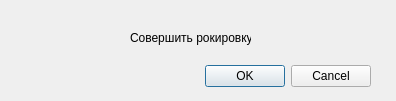
<?xml version="1.0" encoding="UTF-8"?>
<ui version="4.0">
 <class>docastling</class>
 <widget class="QDialog" name="docastling">
  <property name="geometry">
   <rect>
    <x>0</x>
    <y>0</y>
    <width>396</width>
    <height>101</height>
   </rect>
  </property>
  <property name="windowTitle">
   <string>Dialog</string>
  </property>
  <widget class="QDialogButtonBox" name="buttonBox">
   <property name="geometry">
    <rect>
     <x>30</x>
     <y>60</y>
     <width>341</width>
     <height>32</height>
    </rect>
   </property>
   <property name="orientation">
    <enum>Qt::Horizontal</enum>
   </property>
   <property name="standardButtons">
    <set>QDialogButtonBox::Cancel|QDialogButtonBox::Ok</set>
   </property>
  </widget>
  <widget class="QLabel" name="label">
   <property name="geometry">
    <rect>
     <x>130</x>
     <y>30</y>
     <width>121</width>
     <height>16</height>
    </rect>
   </property>
   <property name="text">
    <string>Совершить рокировку?</string>
   </property>
  </widget>
 </widget>
 <resources/>
 <connections>
  <connection>
   <sender>buttonBox</sender>
   <signal>accepted()</signal>
   <receiver>docastling</receiver>
   <slot>accept()</slot>
   <hints>
    <hint type="sourcelabel">
     <x>248</x>
     <y>254</y>
    </hint>
    <hint type="destinationlabel">
     <x>157</x>
     <y>274</y>
    </hint>
   </hints>
  </connection>
  <connection>
   <sender>buttonBox</sender>
   <signal>rejected()</signal>
   <receiver>docastling</receiver>
   <slot>reject()</slot>
   <hints>
    <hint type="sourcelabel">
     <x>316</x>
     <y>260</y>
    </hint>
    <hint type="destinationlabel">
     <x>286</x>
     <y>274</y>
    </hint>
   </hints>
  </connection>
 </connections>
</ui>
